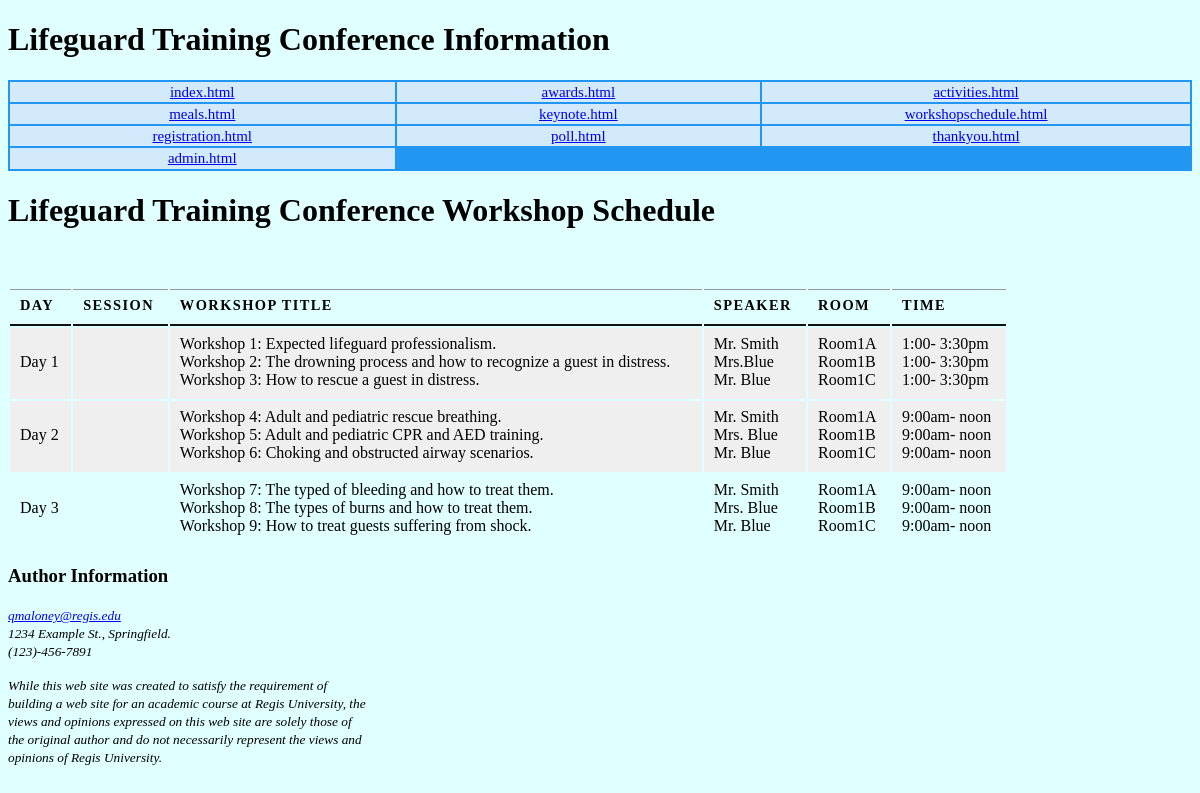
Page /workshopschedule.html on the committed database.
### tables this page shows
CREATE TABLE workshops(id INTEGER PRIMARY KEY AUTOINCREMENT,
workshop_title1 TEXT,
 workshop_title2 TEXT,
 workshop_title3 TEXT,
 timeslot TEXT, 
 room_number1 TEXT, 
 room_number2 TEXT, 
 room_number3 TEXT, 
 start_time TEXT, 
 stop_time TEXT, 
 speaker1 TEXT, 
 speaker2 TEXT, 
 speaker3 TEXT, 
 sessiom TEXT);

### app.py (the view)
@app.route('/workshopschedule.html')
def workshopschedule():
    with db_connect() as db:
        cur = db.cursor()
        cur.execute('''SELECT * FROM workshops;''')
        workshops = cur.fetchall()
    return render_template('workshopschedule.html', workshops=workshops)

### app.py (called while the page is built)
def db_connect():
    db_name = "conf.sqlite"
    conn = sqlite3.connect(db_name)
    conn.row_factory = sqlite3.Row
    return conn

### templates/workshopschedule.html (shortened to what this page needs)
{%  extends 'base.html' %}
{% block maincontent %}
    <h1>Lifeguard Training Conference Workshop Schedule</h1>
    <br>
    <br>
    <table id="workshop">
        <tr id="headings">
            <th>Day</th>
            <th>Session</th>
            <th>Workshop Title</th>
            <th>Speaker</th>
            <th>Room</th>
            <th>Time</th>
        </tr>
        {% for workshop in workshops %}
        <tr id="row{{ (loop.index0//2) + 1 }}">
            <td>{{ workshop['timeslot'] }}</td>
            <td>{{ workshop['session'] }}</td>
            <td>{{ workshop['workshop_title1'] }}<br>
                {{ workshop['workshop_title2'] }} <br>
                {{ workshop['workshop_title3'] }}</td>
            <td>{{ workshop['speaker1'] }}<br>
                {{ workshop['speaker2'] }}<br>
                {{ workshop['speaker3'] }}</td>
            <td>{{ workshop['room_number1'] }}<br>
                {{ workshop['room_number2'] }}<br>
                {{ workshop['room_number3'] }}</td>
            <td>{{ workshop['start_time'] }}{{ workshop['stop_time'] }}<br>
            {{ workshop['start_time'] }}{{ workshop['stop_time'] }}<br>
            {{ workshop['start_time'] }}{{ workshop['stop_time'] }}</td>
        </tr>
        {% endfor %}
    </table>
{% endblock %}

### static/css/webdefault.css (style rules this page uses)
body { background-color: lightcyan; }
table { width: 900px; }
th, td { padding: 7px 10px 10px; font-size: 100%; }
th { font-family: "Times New Roman"; text-transform: uppercase; font-weight: bold; text-align: left; font-size: 100%; border-bottom: 2px solid #111111; border-top: 1px solid #999; }
#workshop { width: 1000px; }
#headings, #row1, #row2, #row3 { padding: 7px 10px 10px 10px; }
#headings { font-weight: bold; text-transformation: uppercase; letter-spacing: 0.1em; font-size: 90%; border-bottom: 2px solid #111111; border-top: 2px solid #999; text-align: left; }
#row1, #row3 { background-color: #efefef; }

### rows in the picture
workshops: timeslot "Day 1", workshop_title1 "Workshop 1: Expected lifeguard professionalism.", workshop_title2 "Workshop 2: The drowning process and how to recognize a guest in distress.", workshop_title3 "Workshop 3: How to rescue a guest in distress.", speaker1 "Mr. Smith", speaker2 "Mrs.Blue", speaker3 "Mr. Blue", room_number1 "Room1A", room_number2 "Room1B", room_number3 "Room1C", start_time "1:00-", stop_time "3:30pm"
workshops: timeslot "Day 2", workshop_title1 "Workshop 4: Adult and pediatric rescue breathing.", workshop_title2 "Workshop 5: Adult and pediatric CPR and AED training.", workshop_title3 "Workshop 6: Choking and obstructed airway scenarios.", speaker1 "Mr. Smith", speaker2 "Mrs. Blue", speaker3 "Mr. Blue", room_number1 "Room1A", room_number2 "Room1B", room_number3 "Room1C", start_time "9:00am-", stop_time "noon"
workshops: timeslot "Day 3", workshop_title1 "Workshop 7: The typed of bleeding and how to treat them.", workshop_title2 "Workshop 8: The types of burns and how to treat them.", workshop_title3 "Workshop 9: How to treat guests suffering from shock.", speaker1 "Mr. Smith", speaker2 "Mrs. Blue", speaker3 "Mr. Blue", room_number1 "Room1A", room_number2 "Room1B", room_number3 "Room1C", start_time "9:00am-", stop_time "noon"
